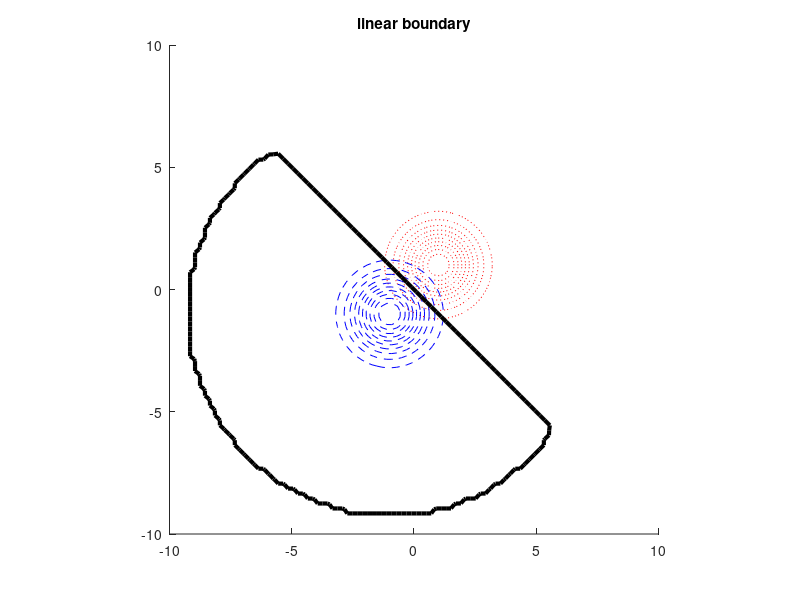

Write the MATLAB code that produced this figure. (Note: this script raises an error after producing the figure.)
function decisionBoundariesDemo

% Decision boundaries induced by a mixture of two or three 2D Gaussians
% Based on code by Tommi Jaakkola

% 2 class
% linear decision boundary, with means on opposite sides
figure;
p1 = 0.5; p2 = 1-p1;
mu1 = [1 1]'; mu2 = [-1 -1]';
S1 = eye(2); S2 = eye(2);
plotgaussians2(p1, mu1, S1, p2, mu2, S2);
title('linear boundary')
if doPrintPmtk, printPmtkFigures('dboundaries2classLinear'); end;


% parabolic decision boundary
figure;
p1 = 0.5; p2 = 1-p1;
mu1 = [1 1]'; mu2 = [-1 -1]';
S1 = [2 0; 0 1]; S2 = eye(2);
plotgaussians2(p1, mu1, S1, p2, mu2, S2);
title('parabolic boundary')
if doPrintPmtk, printPmtkFigures('dboundaries2classParabolic'); end;


% 3 class
p1 = 1/3; p2 = 1/3; p3 = 1/3;
mu1 = [0 0]'; mu2 = [0 5]'; mu3 = [5 5]';

figure;
S1 = eye(2); S2 = eye(2); S3 = eye(2); 
plotgaussians3(p1, mu1, S1, p2, mu2, S2, p3, mu3, S3);
title('All boundaries are linear')
if doPrintPmtk, printPmtkFigures('dboundaries3classLinear'); end;

figure;
S1 = [4 0; 0 1]; S2 = eye(2); S3 = eye(2); 
plotgaussians3(p1, mu1, S1, p2, mu2, S2, p3, mu3, S3);
title('Some linear, some quadratic')
if doPrintPmtk, printPmtkFigures('dboundaries3classParabolic'); end;


function h = plotgaussians3(p1,mu1,S1,p2,mu2,S2,p3,mu3,S3)

[x,y] = meshgrid(linspace(-10,10,100), linspace(-10,10,100));
[m,n]=size(x);
X = [reshape(x, n*m, 1) reshape(y, n*m, 1)];
g1 = reshape(mvnpdf(X, mu1(:)', S1), [m n]);
g2 = reshape(mvnpdf(X, mu2(:)', S2), [m n]);
g3 = reshape(mvnpdf(X, mu3(:)', S3), [m n]);
hold on;
contour(x,y,g1, 'r:');
contour(x,y,g2, 'b--');
contour(x,y,g3, 'g-.');
% decision boundaries
[cc,hh]=contour(x,y,g1*p1-max(g2*p2, g3*p3),[0 0],'-k');  set(hh,'linewidth',3);
[cc,hh]=contour(x,y,g2*p2-max(g1*p1, g3*p3),[0 0],'-k');  set(hh,'linewidth',3);
[cc,hh]=contour(x,y,g3*p3-max(g2*p2, g1*p1),[0 0],'-k');  set(hh,'linewidth',3);

function h = plotgaussians2(p1,mu1,S1,p2,mu2,S2)

[x,y] = meshgrid(linspace(-10,10,100), linspace(-10,10,100));
[m,n]=size(x);
X = [reshape(x, n*m, 1) reshape(y, n*m, 1)];
g1 = reshape(mvnpdf(X, mu1(:)', S1), [m n]);
g2 = reshape(mvnpdf(X, mu2(:)', S2), [m n]);
hold;
contour(x,y,g1, 'r:');
contour(x,y,g2, 'b--');
[cc,hh]=contour(x,y,p1*g1-p2*g2,[0 0], '-k');
set(hh,'linewidth',3);
axis equal
